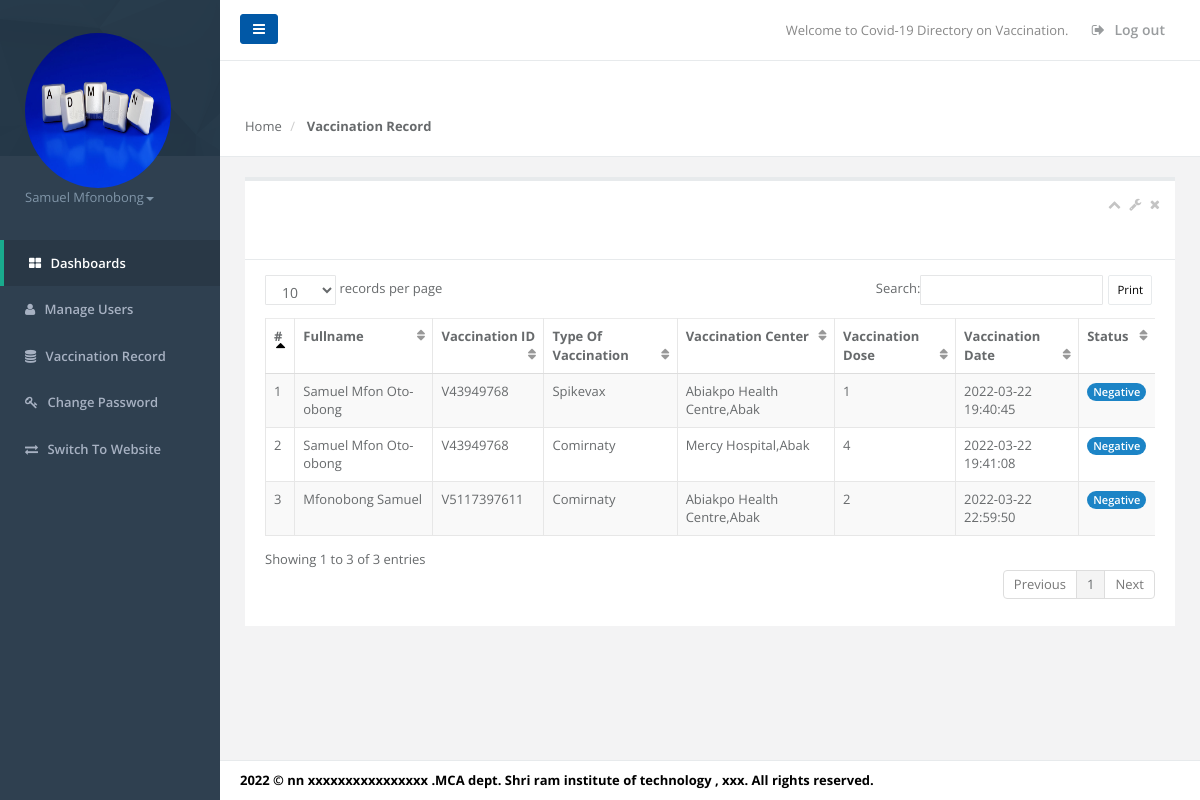
Screenshot of /admin/vaccination-record.php (signed in) with the database file from the repository.
### tables this page shows
CREATE TABLE `users` (
  `ID` int(3) NOT NULL,
  `vaccinationID` varchar(11) NOT NULL,
  `fullname` varchar(40) NOT NULL,
  `email` varchar(35) NOT NULL,
  `sex` varchar(6) NOT NULL,
  `phone` varchar(12) NOT NULL,
  `age` int(3) NOT NULL,
  `ID_type` varchar(20) NOT NULL,
  `address` varchar(40) NOT NULL,
  `work` varchar(10) NOT NULL,
  `health_facility` varchar(15) NOT NULL,
  `vaccination_center` varchar(40) NOT NULL,
  `vaccinationDate` varchar(20) NOT NULL,
  `timeslot` varchar(15) NOT NULL,
  `status` varchar(18) NOT NULL
);

CREATE TABLE `vaccination` (
  `ID` int(3) NOT NULL,
  `vaccinationID` varchar(15) NOT NULL,
  `vaccination_type` varchar(50) NOT NULL,
  `center` varchar(200) NOT NULL,
  `dose` int(6) NOT NULL,
  `vaccination_date` varchar(25) NOT NULL
);

### admin/vaccination-record.php (the view, shortened to what this page needs)
<?php
include('../connect.php');
?>
<!DOCTYPE html>
<html>
<head>
    <link href="css/bootstrap.min.css" rel="stylesheet">
    <link href="font-awesome/css/font-awesome.css" rel="stylesheet">
    <link href="css/plugins/dataTables/dataTables.bootstrap.css" rel="stylesheet">
    <link href="css/plugins/dataTables/dataTables.responsive.css" rel="stylesheet">
    <link href="css/plugins/dataTables/dataTables.tableTools.min.css" rel="stylesheet">
    <link href="css/animate.css" rel="stylesheet">
    <link href="css/style.css" rel="stylesheet">
</head>
<body>
    <div id="wrapper">
    <nav class="navbar-default navbar-static-side" role="navigation">
        <div class="sidebar-collapse">
            <ul class="nav metismenu" id="side-menu">
			   <?php
			   include('sidebar.php');
			   ?>
	       </ul>
        </div>
    </nav>
        <div id="page-wrapper" class="gray-bg">
        <div class="row border-bottom">
        <nav class="navbar navbar-static-top white-bg" role="navigation" style="margin-bottom: 0">
        <div class="navbar-header">
            <a class="navbar-minimalize minimalize-styl-2 btn btn-primary " href="#"><i class="fa fa-bars"></i> </a>
        </div>
            <ul class="nav navbar-top-links navbar-right">
                <li>
                    <span class="m-r-sm text-muted welcome-message">Welcome to Covid-19 Directory on Vaccination.</span>
                </li>
                <li class="dropdown">
                <li>
                    <a href="logout.php">
                        <i class="fa fa-sign-out"></i> Log out
                    </a>
                </li>
            </ul>
        </nav>
        </div>
            <div class="row wrapper border-bottom white-bg page-heading">
                <div class="col-lg-10">
                    <h2>&nbsp;</h2>
                    <ol class="breadcrumb">
                        <li>
                            <a href="index.php">Home</a>
                        </li>
                        <li class="active">
                            <strong>Vaccination Record</strong>
                        </li>
                    </ol>
                </div>
                <div class="col-lg-2">
                </div>
            </div>
        <div class="wrapper wrapper-content animated fadeInRight">
            <div class="row">
                <div class="col-lg-12">
                <div class="ibox float-e-margins">
                  <div class="ibox-title">
                        <div class="ibox-tools">
                            <a class="collapse-link">
                                <i class="fa fa-chevron-up"></i>
                            </a>
                            <a class="dropdown-toggle" data-toggle="dropdown" href="#">
                                <i class="fa fa-wrench"></i>
                            </a>
                            <a class="close-link">
                                <i class="fa fa-times"></i>
                            </a>
                        </div>
                        <p>&nbsp;</p>
                        <p>&nbsp;</p>
                  </div>
                    <div class="ibox-content">
                        <div class="table-responsive">
                    <table class="table table-striped table-bordered table-hover dataTables-example" >
                    <thead>
					                    <tr>
                        <th>#</th>
                        <th>Fullname</th>
                        <th>Vaccination ID</th>
                        <th>Type Of Vaccination </th>
                        <th>Vaccination Center</th>
						<th>Vaccination Dose</th>
						<th>Vaccination Date</th>
						<th>Status</th>
		 </tr>
                    </thead>
                    <tbody>
					<?php
					$sql="SELECT v.vaccinationID, v.vaccination_type,v.center,v.dose,v.vaccination_date,u.fullname,u.status FROM users AS u JOIN vaccination AS v ON u.vaccinationID = v.vaccinationID order by v.vaccination_date ";
                                           $result = $conn->query($sql);
											$cnt=1;
                                          while($row = $result->fetch_assoc()) {
										  ?>
                    <tr class="gradeX">
                        <td><?php echo $cnt;  ?></td>
                        <td><?php echo $row['fullname'];  ?> </td>
                        <td><?php echo $row['vaccinationID'];  ?></td>
						<td><?php echo $row['vaccination_type'];  ?> </td>
                        <td><?php echo $row['center'];  ?></td>
						   <td><?php echo $row['dose'];  ?> </td>
                        <td><?php echo $row['vaccination_date'];  ?></td>
                         <td>
			      <?php if($row['status']=="Not Available"){ ?>
			   <span class="badge badge-warning"><?php echo $row['status'];  ?></span>
			   <?php } elseif($row['status']=="Negative"){?>
			   			   <span class="badge badge-success"><?php echo $row['status'];  ?></span>
			   <?php } else{?>
			   			   <span class="badge badge-danger"><?php echo $row['status'];  ?></span><?php } ?>
			   </td>
                      </tr>
                      <?php $cnt=$cnt+1;} ?>
                    </tbody>
                    </table>
                        </div>
                    </div>
                </div>
            </div>
            </div>
        </div>
        <div class="footer">
            <div>
			<?php include('footer.php');  ?>
			</div>
        </div>
        </div>
        </div>
</body>
</html>

### admin/sidebar.php (shortened to what this page needs)
<?php
include('../connect.php');
$username = $_SESSION['username'];
$sql = "select * from admin where username='$username'";
$result = $conn->query($sql);
$row = mysqli_fetch_array($result);
?>
 <li class="nav-header">
                    <div class="dropdown profile-element"> <span>
                            <img src="images/images1.png" alt="image" width="146" height="155" class="img-circle" />
                             </span>
                        <a data-toggle="dropdown" class="dropdown-toggle" href="#">
                            <span class="clear"><span class="text-muted text-xs block"><?php echo $row['fullname'];  ?><b class="caret"></b></span> </span> </a>
  </div>
</li>
                <li class="active">
                <a href="index.php"><i class="fa fa-th-large"></i> <span class="nav-label">Dashboards</span></a></li>
                 <li>
                    <a href="user-record.php"><i class="fa fa-user"></i> <span class="nav-label">Manage Users</span></a>
                </li>
				                 <li>
                    <a href="vaccination-record.php"><i class="fa fa-database"></i> <span class="nav-label">Vaccination Record</span></a>
                </li>
     <li>
                    <a href="changepassword.php"><i class="fa fa-key"></i> <span class="nav-label">Change Password</span></a>
                </li>
                <li>
                    <a href="../index.php"><i class="fa fa-exchange"></i> <span class="nav-label">Switch To Website</span></a>
                </li>

### rows the page displays
users: fullname "Samuel Mfon Oto-obong", vaccination.vaccinationID "V43949768", vaccination.vaccination_type "Spikevax", vaccination.center "Abiakpo Health Centre,Abak", vaccination.dose "1", vaccination.vaccination_date "2022-03-22 19:40:45", status "Negative", vaccination.vaccination_type "Comirnaty", vaccination.center "Mercy Hospital,Abak", vaccination.dose "4", vaccination.vaccination_date "2022-03-22 19:41:08"
users: fullname "Mfonobong Samuel", vaccination.vaccinationID "V5117397611", vaccination.vaccination_type "Comirnaty", vaccination.center "Abiakpo Health Centre,Abak", vaccination.dose "2", vaccination.vaccination_date "2022-03-22 22:59:50", status "Negative"

### other values shown
$row['fullname'] "Samuel Mfonobong"
